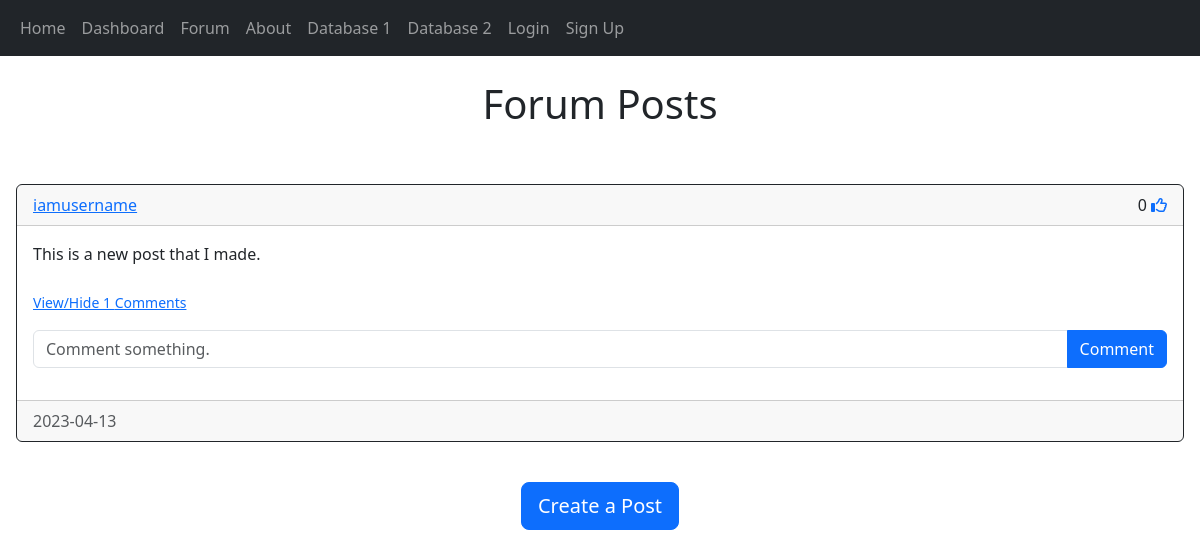
/forum, run on an earlier commit of the app's database.
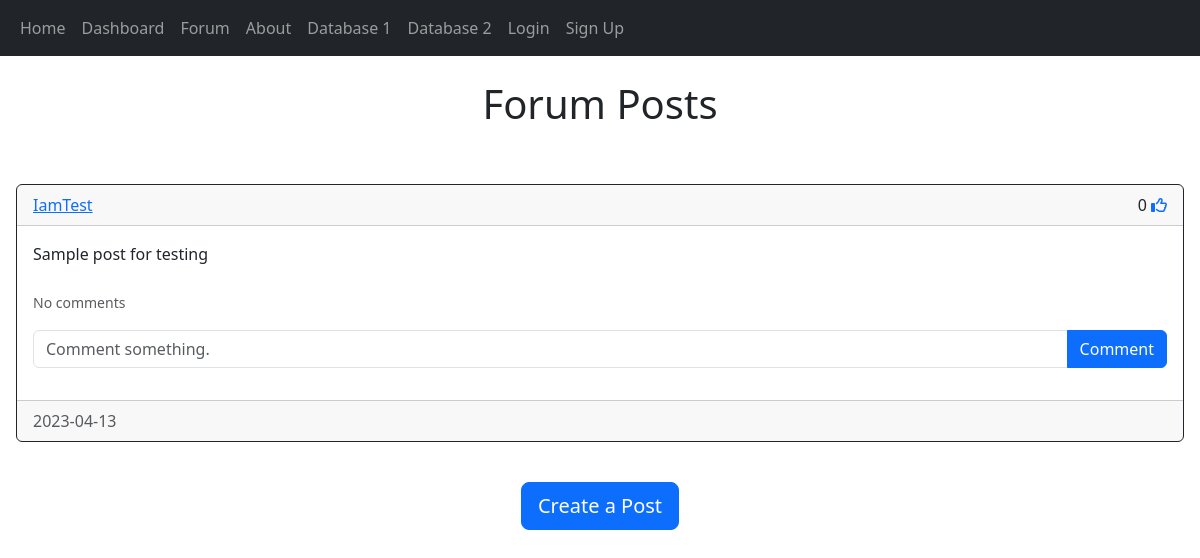
And on a later commit of the database.
### crayfish_analysis_app/models.py (models this page shows, shortened)
class Post(db.Model):
    __tablename__ = "post"
    id = db.Column(db.Integer, primary_key=True)
    date_created = db.Column(db.Date, nullable=True, default=datetime.utcnow)
    text = db.Column(db.Text, nullable=False)
    author = db.Column(db.Integer, db.ForeignKey('user.id', ondelete='CASCADE'), nullable=False)
    comments = db.relationship('Comment', backref='post', passive_deletes=True)
    likes = db.relationship('Like', backref='Post', passive_deletes=True)

class User(db.Model, UserMixin):
    __tablename__ = "user"
    id = db.Column(db.Integer, primary_key=True)
    date_created = db.Column(db.Date, nullable=True, default=datetime.utcnow)
    username = db.Column(db.String(150), unique=True, nullable=False)
    email = db.Column(db.String(150), unique=True, nullable=False)
    password = db.Column(db.String(150), nullable=False)
    posts = db.relationship('Post', backref='user', passive_deletes=True)
    comments = db.relationship('Comment', backref='user', passive_deletes=True)
    likes = db.relationship('Like', backref='user', passive_deletes=True)

### crayfish_analysis_app/views.py (the view)
@main_bp.route("/forum")
def forum():
    posts = Post.query.all()
    return render_template('forum.html', user=current_user, posts=posts)

### crayfish_analysis_app/templates/forum.html (shortened to what this page needs)
{% extends "posts_div.html" %}
{% block header1 %}Forum Posts{% endblock %}

### crayfish_analysis_app/templates/posts_div.html (shortened to what this page needs)
{% extends "base.html" %}
{% block content%}
<br />
<h1 style="text-align: center">{% block header1 %}{% endblock %}</h1>
<br />
<div class="card border-0">
    <div class="card-body">
      <div>
        <div id="posts">
            {% for post in posts %}
            <div class="card border-dark">
                <div class="card-header d-flex justify-content-between align-items-center">
                    <a href="/posts/{{post.user.username}}">{{post.user.username}}</a>
                    <div>
                        {{post.likes|length}}
                        {% if user.id in post.likes|map(attribute="author")|list %}
                        <a href="/like-post/{{post.id}}"><i class="fas fa-thumbs-up"></i></a>
                        {% else %}
                        <a href="/like-post/{{post.id}}"><i class="far fa-thumbs-up"></i></a>
                        {% endif %}
                    </div>
                </div>
                <div class="card-body">
                    <div class="card-text">{{post.text}}</div>
                    <br />
                    <p class="card-text">
                        {% if post.comments|length > 0 %}
                        <a data-bs-toggle="collapse" href="#comments-{{post.id}}" role="button">
                            <small>View/Hide {{post.comments|length}} Comments</small>
                        </a>
                        {% else %}
                        <small class="text-muted">No comments</small>
                        {% endif %}
                    </p>
                    <form class="input-group mb-3" method="POST" action="/create-comment/{{post.id}}">
                        <input type="text" id="text" name="text" class="form-control" placeholder="Comment something."/>
                        <button type="submit" class="btn btn-primary">Comment</button>
                    </form>
                </div>
                <div class="card-footer text-muted">{{post.date_created}}</div>
            </div>
            <br />
            {% endfor %}
        </div>
      </div>
    </div>
  </div>
{% block footer %}
    <div style="text-align: center">
        <a href="/create-post">
            <button type="button" class="btn btn-primary btn-lg">
                Create a Post
            </button>
        </a>
    </div>
    <br />
{% endblock %}
{% endblock %}

What changed in the data, as far as the page shows it:
changed Post: user.username "iamusername" → "IamTest"; text "This is a new post that I made." → "Sample post for testing"; comments|length "1" → (not shown); text "View/Hide Comments" → "No comments"
